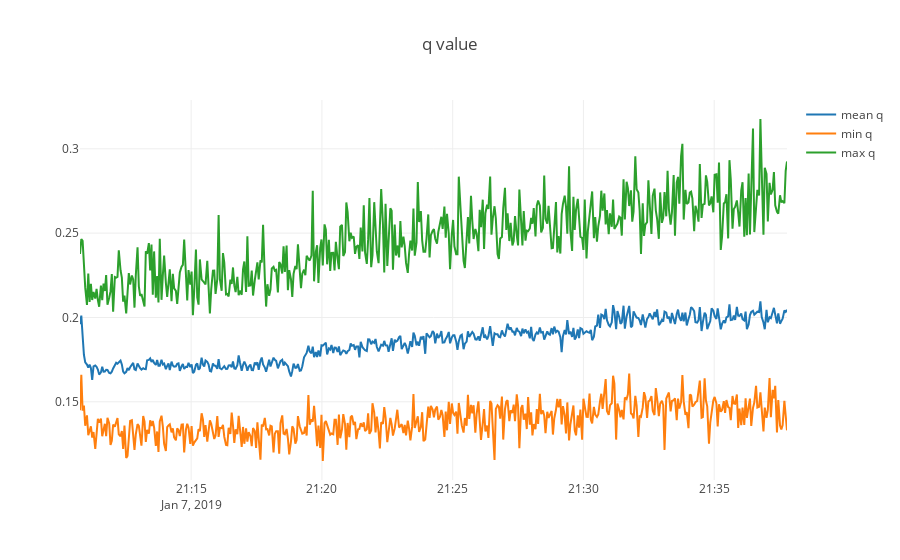

The code cell stored with this chart in its notebook:
### Code cell
print_q(start_pos)

### Figure 1 — Plotly figure (JSON) as saved in the notebook; plotly's stock layout.template omitted (floating-point values rounded to 4 significant figures; data arrays with more than 128 entries replaced by an {"elided": "..."} marker saying what was removed)
{"data": [{"name": "mean q", "type": "scatter", "uid": "05a7e9d4-5526-427d-b274-3463f11f2c3b", "x": {"elided": "487 str values"}, "y": {"elided": "487 float values"}}, {"name": "min q", "type": "scatter", "uid": "f5a1b9fd-0575-4d0b-bc8b-aaf8d8a641b2", "x": {"elided": "487 str values"}, "y": {"elided": "487 float values"}}, {"name": "max q", "type": "scatter", "uid": "d56a3ebc-14f5-42ea-96a5-601344eb3851", "x": {"elided": "487 str values"}, "y": {"elided": "487 float values"}}], "layout": {"title": "q value"}}
